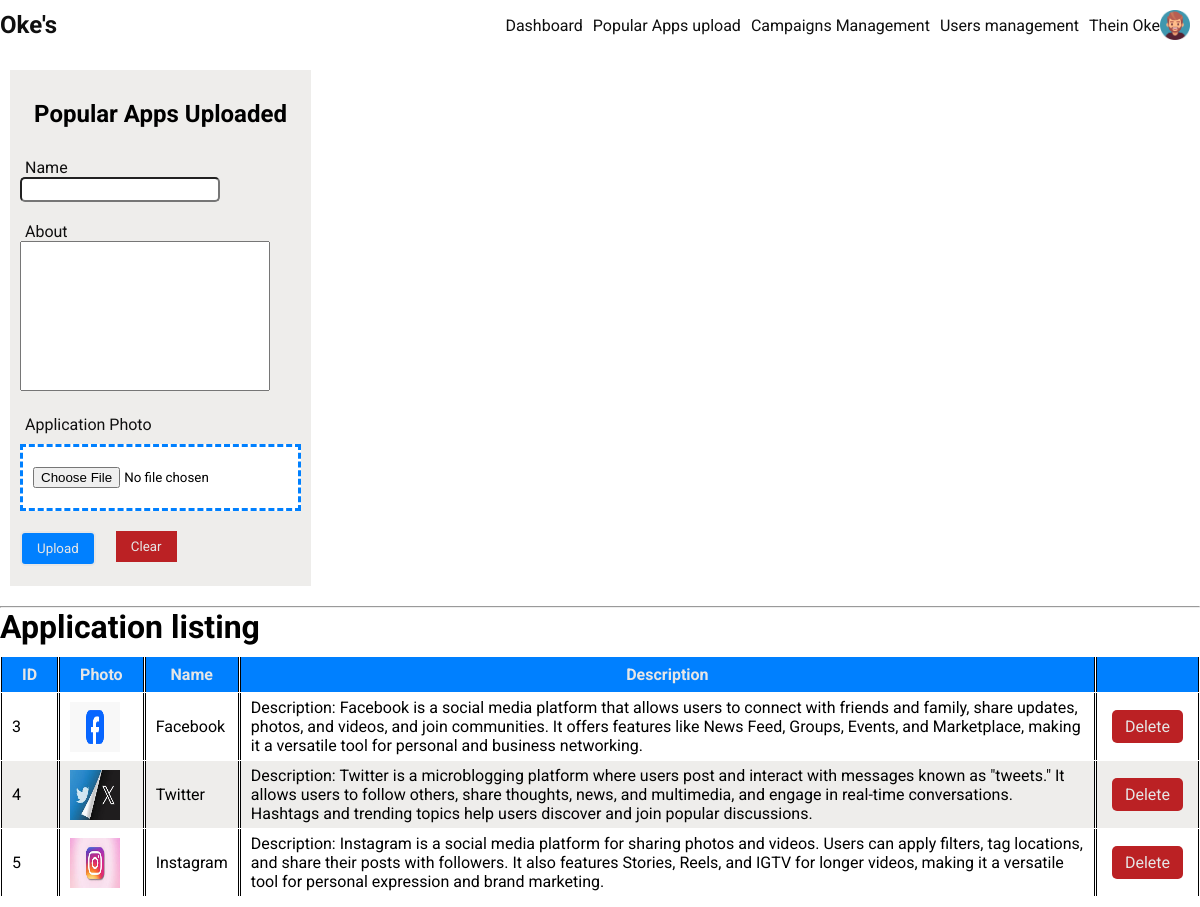
/PopularAppUpload.php (signed in), run on the app's committed database.
### tables this page shows
CREATE TABLE `popularapplication` (
  `AppID` int(11) NOT NULL,
  `AppName` varchar(50) NOT NULL,
  `AppPhoto` varchar(255) NOT NULL,
  `AppDesc` text NOT NULL
);

### PopularAppUpload.php (the view, shortened to what this page needs)
<?php
include ("connection.php");
?>
<!DOCTYPE html>
<html lang="en">
<head>
</head>
 <link rel="stylesheet" href="style.css?v=<?php echo time();?>">
<body>
    <?php include('adminNav.php') ?>
    <form action="PopularAppUpload.php" method="POST"  enctype="multipart/form-data" class="CampaignMngForm">
        <h2>Popular Apps Uploaded</h2>
    <div class="row">
    <div class="col--6">
        <label for="txtAppName">Name</label><br>
        <input type="text" name="txtAppName" id="">
    </div>
</div>
    <div class="row">
        <div class="col-12">
        <div class="campaignDescription">
        <label for="txtDescription">About</label><br>
        <textarea name="txtDescription" id=""></textarea>
            </div>
        </div>
    </div>
    <div class="row">
        <div class="col-12">
            <label for="txtCampaignPhoto">Application Photo</label><br>
            <input type="file" name="txtPhoto" required>
        </div>
    </div>
   <div class="row">
    <div class="col-6"><input type="submit" name="btnUpload" value="Upload"></div>
    <div class="col-6"><input type="reset" value="Clear"></div>
   </div>
    </form>
<hr>
<h1>Application listing</h1>
<div class="table_container">
<fieldset>
<form action="PopularAppUpload.php" method="post">
<table cellspacing="1px"  class="campaignTable" >
<tr class="table_titles">
<th>ID</th>
<th>Photo</th>
<th>Name</th>
<th>Description</th>
<th></th>
</tr>
<?php
$showquery="select * from popularapplication";
$result1=mysqli_query($con,$showquery);
$count=mysqli_num_rows($result1);
for ($i=0; $i <$count ; $i++) {
$arr=mysqli_fetch_array($result1);
$AppID = $arr['AppID'];
$AppName = $arr['AppName'];
$AppPhoto = $arr['AppPhoto'];
$AppDesc = $arr['AppDesc'];
echo "<tr>";
echo "
<td>$AppID</td>
<td><img src='$AppPhoto' width='50px' height='50px'></td>
<td>$AppName</td>
<td>$AppDesc</td>
<td>
<div class='edit-btns'>
<a href='AppDelete.php?AppID=$AppID' class='Delete-btn'> Delete </a>
</div>
</td>
";
echo "</tr>";
}
?>
</table>
</form>
</fieldset>
</div>
</body>
</html>

### style.css (style rules this page uses)
:root { --primary-color: white; --secondary-color: #0080ff; --tertialry-color: #4b70f5; --danger-color: #bb2124; --shade-color: #e3e3e3; --font-white: rgb(230, 230, 230); --font-black: rgb(16, 16, 16); }
* { padding: 0%; margin: 0%; box-sizing: border-box; font-family: "Roboto", sans-serif; list-style: none; text-decoration: none; scroll-behavior: smooth; }
a { text-decoration: none; color: var(--font-black); }
input:not([type="checkbox"], [type="submit"], [type="file"], [type="reset"]) { border-radius: 5px; min-width: 200px; min-height: 25px; }
input[type="file"] { padding: 20px 10px; margin-top: 10px; border: 3px dashed #0080ff; background: white; }
input[type="submit"] { background: #0080ff; color: rgb(230, 230, 230); border: 2px solid var(--font-white); border-radius: 5px; padding: 8px 15px; }
input[type="reset"] { background: #bb2124; color: rgb(230, 230, 230); border: none; padding: 8px 15px; }
.row { width: 100%; }
.row::after { content: ""; clear: both; display: table; }
[class*="col-"] { float: left; padding: 10px; }
textarea { resize: none; width: 200px; height: 80px; }
label { padding: 5px; color: var(--font-black); border-radius: 5px; }
.campaignDescription { width: 100%; position: relative; }
.campaignDescription > textarea { width: 250px; height: 150px; resize: none; }
.table_container { overflow-x: auto; margin: 10px 0px; }
.table_container > fieldset { border: none; }
.table_titles { background: #0080ff; color: #e6e6e6; }
.table_titles > th { padding: 8px 20px; border-left: 1px solid black; border-right: 1px solid black; }
.table_titles > th:nth-child(4) { padding: 8px 100px; }
.Table > tr > th, td { padding: 5px 10px; border-left: 1px solid black; border-right: 1px solid black; }
.edit-btns { display: flex; }
.edit-btns > a { padding: 7px 13px; margin: 0px 5px; border-radius: 5px; }
.Delete-btn { color: rgb(230, 230, 230); background: #bb2124; }
.CampaignMngForm { background: #eeedeb; width: max-content; margin: 20px 0px; margin-left: 10px; padding: 10px 0px; }
.CampaignMngForm > h2 { text-align: center; margin: 20px 0px; }
img { vertical-align: middle; }

### data on the page
popularapplication: AppID "3", AppPhoto (picture), AppName "Facebook", AppDesc "Description: Facebook is a social media platform that allows users to connect with friends and family, share updates, photos, and videos, and join communities. It offers features like News Feed, Groups, Events, and Marketplace, making it a versatile tool for personal and business networking."
popularapplication: AppID "4", AppPhoto (picture), AppName "Twitter", AppDesc "Description: Twitter is a microblogging platform where users post and interact with messages known as \"tweets.\" It allows users to follow others, share thoughts, news, and multimedia, and engage in real-time conversations. Hashtags and trending topics help users discover and join popular discussions."
popularapplication: AppID "5", AppPhoto (picture), AppName "Instagram", AppDesc "Description: Instagram is a social media platform for sharing photos and videos. Users can apply filters, tag locations, and share their posts with followers. It also features Stories, Reels, and IGTV for longer videos, making it a versatile tool for personal expression and brand marketing."

### other printed values
$name "Thein Oke"
